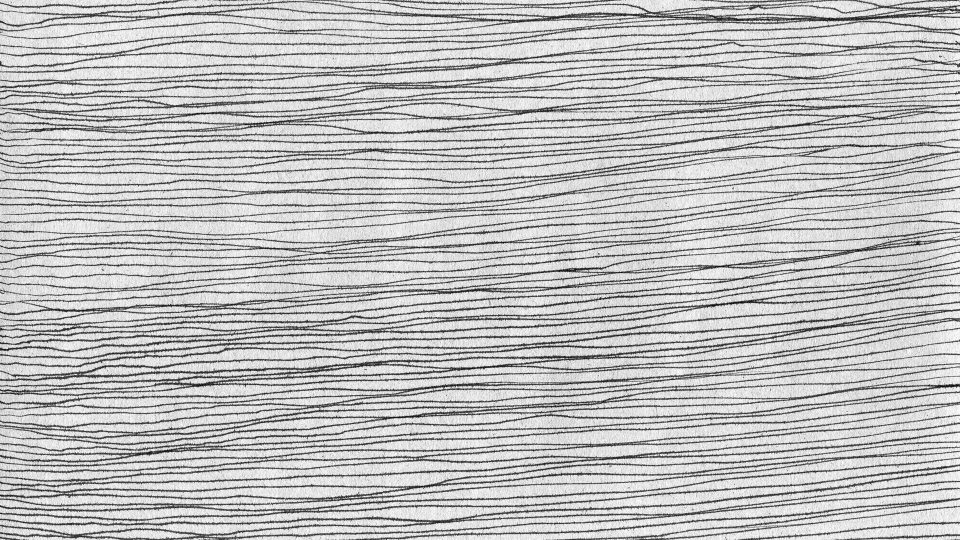
#> input picture CS4243_2023_images_small/hor_texture.jpg, 1920 x 1080 px, found by its file name (shown at 1/2 size)
$ jupyter execute --allow-errors lab7-students.ipynb   (older library calls are emulated)
#> lines starting #> are read from the running program, lines starting #| are printed output that depends on the picture
# Lab Weeks 8

Author: Dr. Amirhassan MONAJEMI. Modified by Weida Liang

[cell 1]
import cv2
import numpy as np
from matplotlib import pyplot as plt

# from utils_2023:
#
# this function generates a lowpass Gaussian filter
# image and filter size is MxN , STD of the Gaussian is D0 which is also the cut_off
# point of the filter
#
def GaussLowPass(M, N, D0):
    filter = np.zeros((M, N))
    # normalized cut_off frequency is mapped to real index
    D0 = D0 * min(M,N) / 2
    for i in range(M):
        for j in range(N):
            d = ( (i-M/2)**2 + (j-N/2)**2 )**0.5
            filter[i,j]= np.exp(-((d/2/D0)**2) )

    return filter

### part 1:  GLCM-based Texture Analysis
1. For images below, where GL=256 for all,
- hor_texture.jpg
- high_spat_freq.bmp
- IMG_8636q.jpg
2. Convert them the GL if it's necessary
3. Apply a Gaussian lowpass filter on IMG_8636q.jpg next
4. Compute 4 GLCM matrices for distance=d=[1,5] , theta= [0,90] for each texture
5. Compute F1 and F2 for each GLCM matrix.
6. This way, you will have a 2-feature feature vector for each GLCM matrix,
- or a 8-feature feature vector to represent your texture
7. Compare GLCMs' [F1, F2] feature vectors with each other and discuss the results

[cell 2]
def am_glcm_faster( img , GL , d , t):
    ccmm = np.zeros([GL, GL])
    if t==0:
        im_target = img[:,d:]
        im_value = img[:,:-d]
    # Use the above example and write your code for t = 45,90,135
    elif t==45:
        im_target = img[d:, d:]
        im_value = img[:-d, :-d]
    elif t==90:
        im_target = img[d:, :]
        im_value = img[:-d, :]
    elif t==135:
        im_target = img[:-d, :-d]
        im_value = img[d:, d:]
    else:
        raise NotImplementedError('t options: 0, 45, 90, 135 only')
    assert im_target.shape==im_value.shape
    ref_gls = np.unique(im_value)
    # print(ref_gls)
    for ref in ref_gls:
        target_values = im_target[im_value == ref]
        target_gls = np.unique(target_values)
        # print(target_gls)
        for target in target_gls:
            # print(target, target_values,(target_values==target).sum())
            ccmm[ref, target] = (target_values==target).sum()

    return ccmm

### you may use function below to compute F1 and F2 （maximum and energy) , for your texture

[cell 3]
def glcm_feat( g11 ):
    mxx = np.max(g11)
    enrg = np.sum(np.multiply(g11,g11))
    return  mxx , enrg

# High energy value = uniformly changing texture
# Low energy value = similar texture

[cell 4]
# Imput Image
input_image = cv2.imread('./CS4243_2023_images_small/hor_texture.jpg', cv2.IMREAD_GRAYSCALE)
#> input_image is the input picture: shape (1080, 1920); min 0, max 255, mean 190.3
# Your code Here
M, N = input_image.shape
#> M = 1080; N = 1920
# Wrong code used here, cannot use GaussLowPass() because it is a filter that is meant to be used only in frequency(Fourier) domain.
# Use the GaussBlur() from openCV2 instead as that is the GaussKernel filter that is meant to be used in spatial domain.
f = GaussLowPass(M, N, 0.8)
#> after the loop in GaussLowPass, `for i in range(M):`:
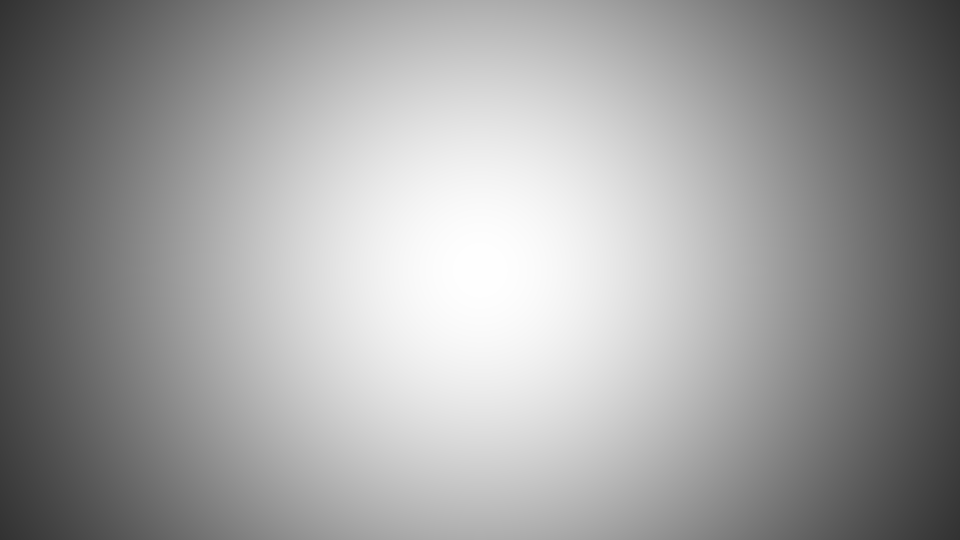
#> filter: shape (1080, 1920) float64 (shown at 1/2 size); min 0.197, max 1, mean 0.623
hor_texture_filtered = cv2.filter2D(input_image, -1, f)
#> hor_texture_filtered: shape (1080, 1920); every value is 255
GL = 256
d = [1, 5]
t = [0, 90]
# Use am_glcm_faster function to get results
ccmm = am_glcm_faster( input_image , GL , d[0] , t[0])
#> in am_glcm_faster, `ref_gls = np.unique(im_value)`: ref_gls = 256 values from 0 to 255
#> after the loop in am_glcm_faster, `for ref in ref_gls:`:
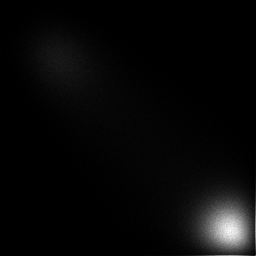
#> ccmm: shape (256, 256) float64; min 0, max 1018, mean 31.6; drawn with min black and max white
print( glcm_feat( ccmm ))
#> in glcm_feat, `mxx = np.max(g11)`: mxx = 1018
#> in glcm_feat, `enrg = np.sum(np.multiply(g11,g11))`: enrg = 706702976
#| (1018.0, 706702976.0)
plt.imshow(ccmm)

### part 2: Laws Filters: A bank of small size filters to extract texture features
1. Use instructions below to creat a 9-filter 3x3 Laws filter bank
2. Use images below, apply all Laws filters on them, compute the filter response
3. Filter responses will configure a 9-featured feature vector
- Images:
- IMG_0054_1024bw.bmp
- 20230515_110806.jpg
- djzam_nat_defect_002_2g_8.bmp
- 20230324_105524gl.jpg
4. Discuss the results

### L3 = (1,2,1) - Level detection, E3 = (-1,0,1)- Edge detection, and S3 = (-1,2,-1)- Spot detection.

[cell 5]
L = np.array([1,2,1]) / 4
# or: L = np.array([1,2,1])
E = np.array([-1,0,1])
S = np.array([-1,2,-1])
llist = [L, E, S]

laws = []
for xs in llist:
    for ys in llist:
        xs= np.reshape(xs,(3,1))
        ys = np.reshape(ys,(1,3))
        L3L3 = np.matmul(xs,ys)
        print(L3L3)
        laws.append(L3L3)

[cell 6]
# function to compute the power of an image, either RGb or graylevel
def am_power(a):
    dim1 = a.shape
    if len(dim1)==2:
        sz = dim1[0] * dim1[1]
    else:
        sz = dim1[0] * dim1[1] * dim1[2]
    pa = np.sum( np.double(a)**2 )
    pa = pa / sz
    return pa

#### now in laws we have got a list of 9 filters, 3x3 each

[cell 7]
# Images:
# - IMG_0054_1024bw.bmp
# - 20230515_110806.jpg
# - djzam_nat_defect_002_2g_8.bmp
# - 20230324_105524gl.jpg
# create figure
fig = plt.figure(figsize=(10,10))
image = cv2.imread('./CS4243_2023_images_small/20230324_105524gl.jpg', cv2.IMREAD_GRAYSCALE)
image_power=[]
feature=[]
# setting values to rows and column variables
rows = 3
columns = 3

#> (the rest of this cell did not finish here and is left out)

#> (a cell that did not finish here is left out)

### part 3: Gabor Filters: MSMD Approaches
1. Use images below and Gabor function from cv2,
2. Try different parameters of the Gabor filter and see the results
- Images:
- IMG_0054_1024bw.bmp
- 20230515_110806.jpg
- djzam_nat_defect_002_2g_8.bmp
- 20230324_105524gl.jpg
4. Discuss the results

[cell 9]
# cv2.getGaborKernel(ksize, sigma, theta, lambda, gamma, psi, ktype)
# 2d Gabor filter for image processing, is a 2d sine wave modulated by a Gaussian envelop
#
# -- ksize - size of gabor filter (n, n), usually it is small, e.g. 7x7 to 30x30, size of the filter
# matrix
# -- sigma - standard deviation of the gaussian function, filter bandwidth, bandwidth of that Gaussian envelop
# -- theta - orientation of the normal to the parallel stripes, we can rotate the filter,
# direction of the 2d sine wave
# -- lambda - wavelength of the sinusoidal factor, wavelength = 1/ frequency of the filter sine wave
# -- gamma - spatial aspect ratio,
# -- psi - phase offset, usually 0 , phase of that sine wave
# -- ktype - type and range of values that each pixel in the gabor kernel can hold,
#either 32 bit or 64 bit, float

[cell 10]
# Images:
# - IMG_0054_1024bw.bmp
# - 20230515_110806.jpg
# - djzam_nat_defect_002_2g_8.bmp
# - 20230324_105524gl.jpg
# building the filter kernel, theta=90
g_kernel90 = cv2.getGaborKernel((21, 21), 8.0, np.pi/2, 10.0, 0.5, 0, ktype=cv2.CV_32F)
# image in gray level and convolution for 2d filtering
img = cv2.imread('./CS4243_2023_images_small/IMG_0054_1024.bmp',0)
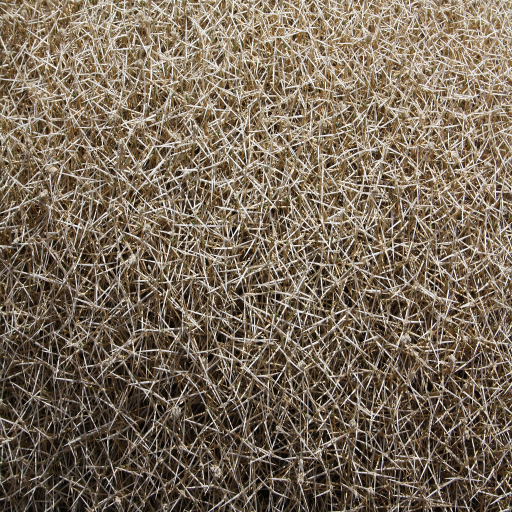
#> input picture CS4243_2023_images_small/IMG_0054_1024.bmp, 1024 x 1024 px, found by its file name (shown at 1/2 size)
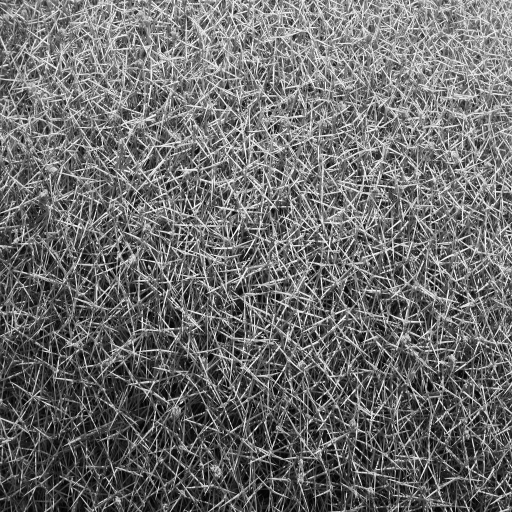
#> img: shape (1024, 1024) (shown at 1/2 size); min 0, max 255, mean 109

filtered_img90 = cv2.filter2D(img, cv2.CV_8UC3, g_kernel90)
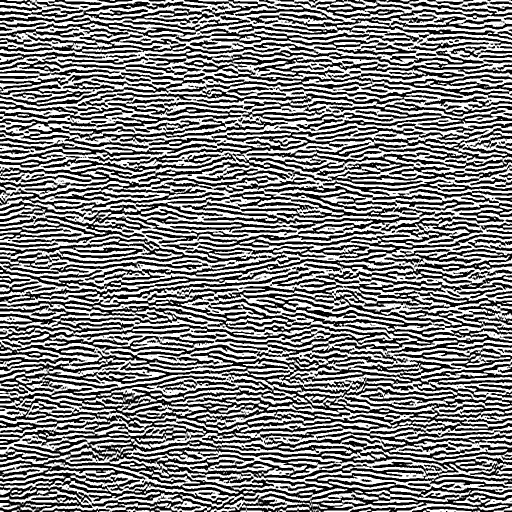
#> filtered_img90: shape (1024, 1024) (shown at 1/2 size); min 0, max 255, mean 129.1

# showing the input and filtered images
cv2.imshow('image', img)
cv2.imshow('filtered image, theta=90', filtered_img90)

# making the filter larger just to show that
h, w = g_kernel90.shape[:2]
g_kernel2 = cv2.resize(g_kernel90, (10*w, 10*h), interpolation=cv2.INTER_CUBIC)
cv2.imshow('gabor kernel, theta=90 (resized)', g_kernel2)
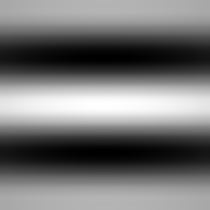
#> window 'gabor kernel, theta=90 (resize': shape (210, 210) float32; min -0.835, max 1, mean 0.00272; drawn with min black and max white

[cell 11]
# building the filter kernel,theta=0, similar to code above
# Your code here
g_kernel0 = cv2.getGaborKernel((21, 21), 8.0, 0, 10.0, 0.5, 0, ktype=cv2.CV_32F)

img2 = cv2.imread('./CS4243_2023_images_small/IMG_0054_1024.bmp',0)

filtered_img0 = cv2.filter2D(img2, cv2.CV_8UC3, g_kernel0)
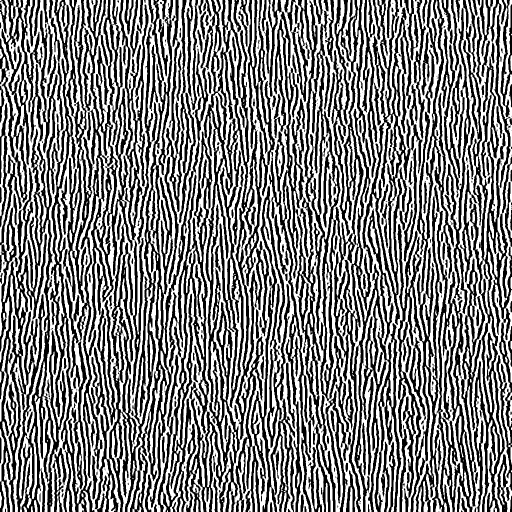
#> filtered_img0: shape (1024, 1024) (shown at 1/2 size); min 0, max 255, mean 128.5
# showing the input and filtered images
cv2.imshow('image', img2)
cv2.imshow('filtered image, theta=90', filtered_img0)

# making the filter larger just to show that
h1, w1 = g_kernel0.shape[:2]
g_kernel4 = cv2.resize(g_kernel0, (10*w1, 10*h1), interpolation=cv2.INTER_CUBIC)
cv2.imshow('gabor kernel, theta=90 (resized)', g_kernel4)
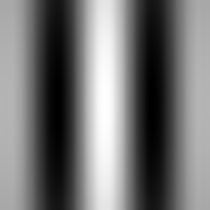
#> window 'gabor kernel, theta=90 (resize': shape (210, 210) float32; min -0.835, max 1, mean 0.00272; drawn with min black and max white

[cell 12]
# create figure
fig = plt.figure(figsize=(16,16))

# setting values to rows and column variables
rows =3
columns = 2

# Adds a subplot at the 1st position
fig.add_subplot(rows, columns, 1)
# showing image
plt.imshow(img , cmap='gray')
plt.axis('off')
plt.title("Image")

fig.add_subplot(rows, columns, 3)
plt.imshow( filtered_img90 , cmap='gray')
plt.axis('off')
plt.title("filtered image, theta=90")

fig.add_subplot(rows, columns, 4)
plt.imshow(g_kernel2, cmap='gray')
plt.axis('off')
plt.title('gabor kernel, theta=90 (resized)')

fig.add_subplot(rows, columns, 5)
plt.imshow(filtered_img0, cmap='gray')
plt.axis('off')
plt.title('filtered image 2 theta=0')

fig.add_subplot(rows, columns, 6)
plt.imshow(g_kernel4, cmap='gray')
plt.axis('off')
plt.title('gabor kernel 2, theta=0 (resized)')
